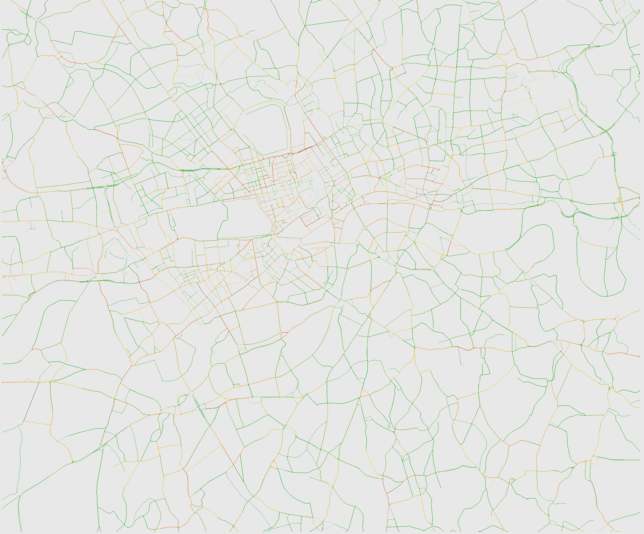
#> input picture docs/images/stitched-traffic.png, 644 x 534 px, found by its file name
$ python quantize-traffic.py
#> lines starting #> are read from the running program, lines starting #| are printed output that depends on the picture
from scipy.spatial import distance
import numpy as np
from PIL import Image

node_palette = [
    ([0, 0, 0], "black", 0),
    ([255, 255, 255], "white", 0),
    ([119, 119, 119], "gray", 0),
    ([43, 200, 43], "green", 1),
    ([255, 242, 54], "yellow", 2),
    ([255, 222, 52], "orange", 3),
    ([255, 203, 50], "darkorange", 4),
    ([255, 153, 46], "amber", 5),
    ([255, 112, 42], "red", 6),
]
nodes = np.array([i[0] for i in node_palette])


def closest_node_pal(node):
    if [node] == [255, 255, 255, 0]:
        intensity_level = 0  # white
    else:
        closest_index = distance.cdist([node[0:3]], nodes).argmin()
        intensity_level = node_palette[closest_index][2]
    return intensity_level * 40


trafficImg = Image.open("data/stitched-traffic.png")
#> trafficImg is the input picture: PIL image 644x534 RGBA; mean R, G, B, A 228.5, 230.1, 226, 255
na = np.apply_along_axis(closest_node_pal, 2, np.array(trafficImg))
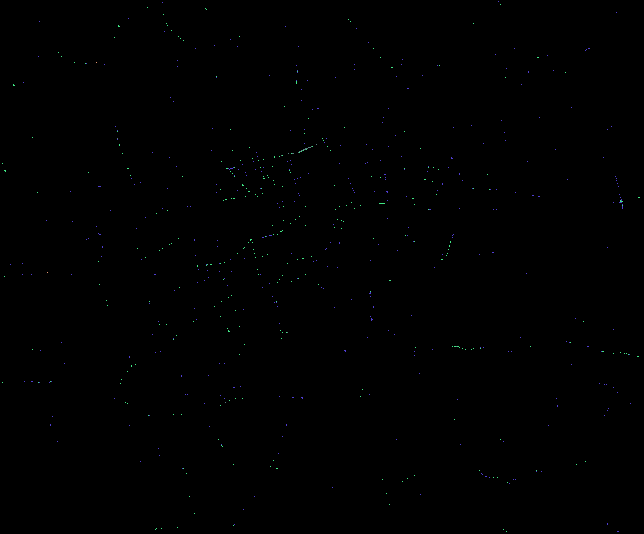
#> na: shape (534, 644) int64; 5 distinct labels, from 0 to 200; one colour per label, 0 black
Image.fromarray(na.astype('uint8')).save(
  "data/stitched-traffic-quantized.png", "PNG")

$ run again, with docs/images/map-tile.png copied over docs/images/stitched-traffic.png
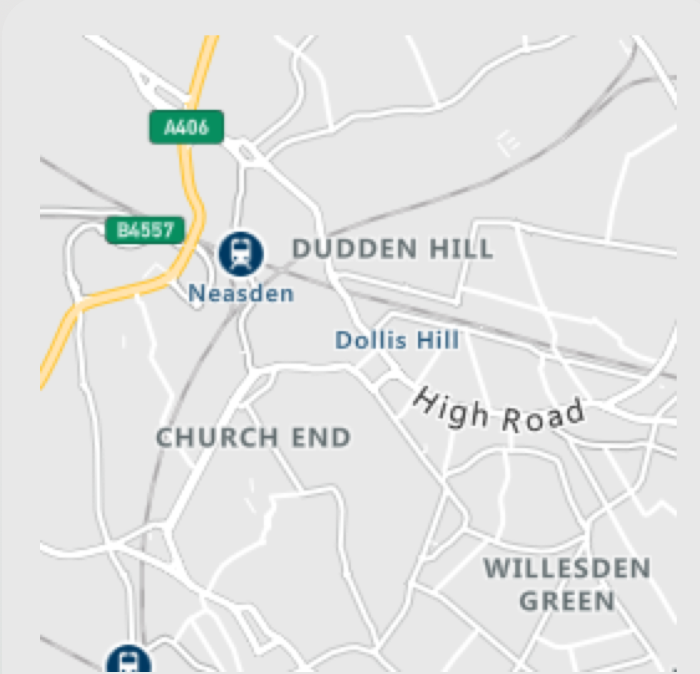
#> input picture docs/images/map-tile.png, 700 x 674 px, found by its file name
#> trafficImg is the input picture: PIL image 700x674 RGBA; mean R, G, B, A 226.9, 228.1, 227.2, 255
#> `na = np.apply_along_axis(closest_node_pal, 2, np.array(trafficImg))`:
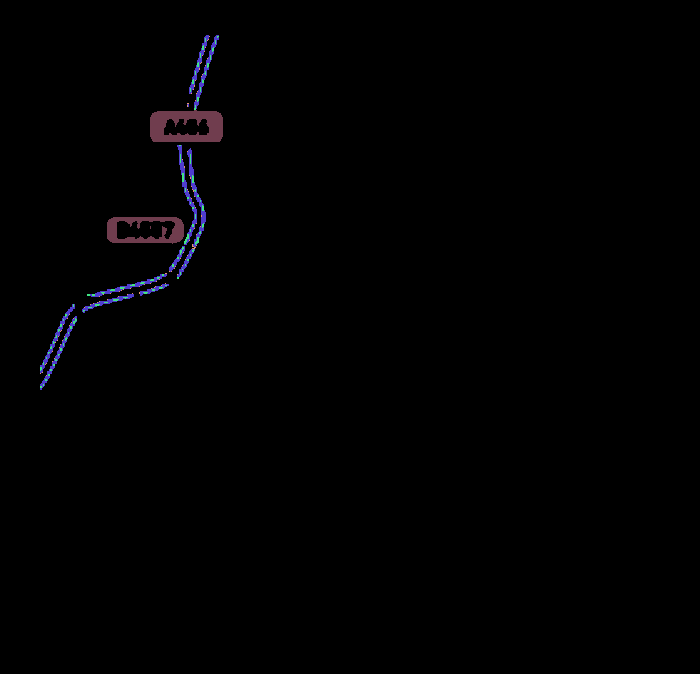
#> na: shape (674, 700) int64; 5 distinct labels, from 0 to 160; one colour per label, 0 black
#> `Image.fromarray(na.astype('uint8')).save( "data/stitched-traffic-quant..`:
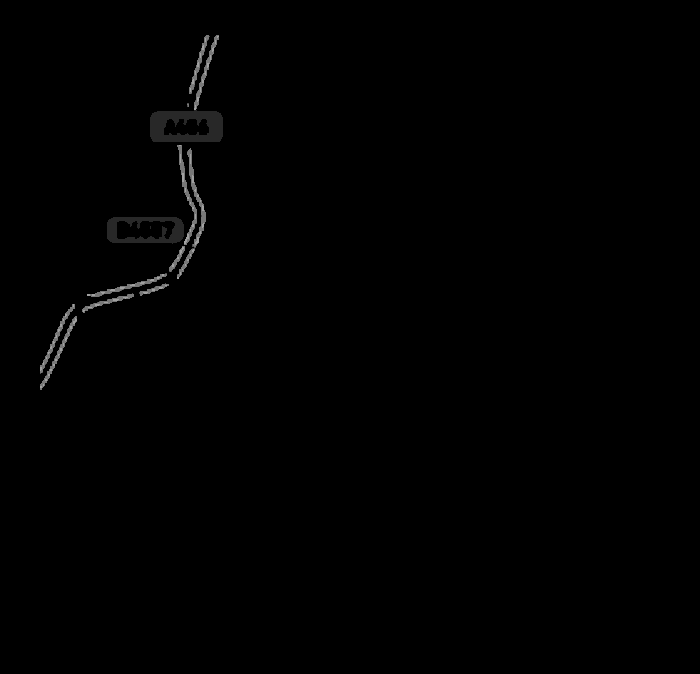
#> saved as stitched-traffic-quantized.png: PIL image 700x674 L; min 0, max 160, mean 1

$ run again, with docs/images/stitched-map.png copied over docs/images/stitched-traffic.png
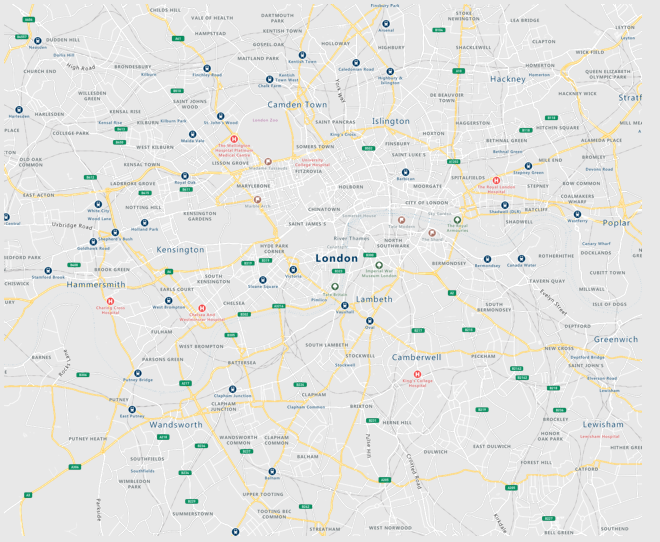
#> input picture docs/images/stitched-map.png, 660 x 542 px, found by its file name
#> trafficImg is the input picture: PIL image 660x542 RGBA; mean R, G, B, A 228.2, 228.5, 226, 255
#> `na = np.apply_along_axis(closest_node_pal, 2, np.array(trafficImg))`:
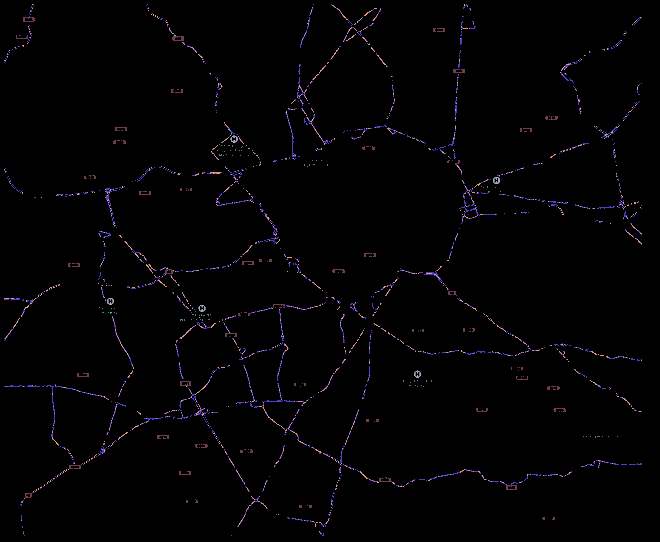
#> na: shape (542, 660) int64; 7 distinct labels, from 0 to 240; one colour per label, 0 black
#> `Image.fromarray(na.astype('uint8')).save( "data/stitched-traffic-quant..`:
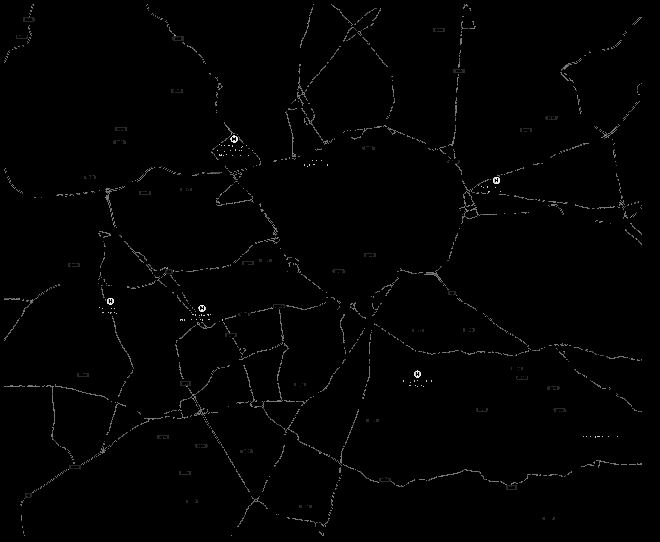
#> saved as stitched-traffic-quantized.png: PIL image 660x542 L; min 0, max 240, mean 2.1
